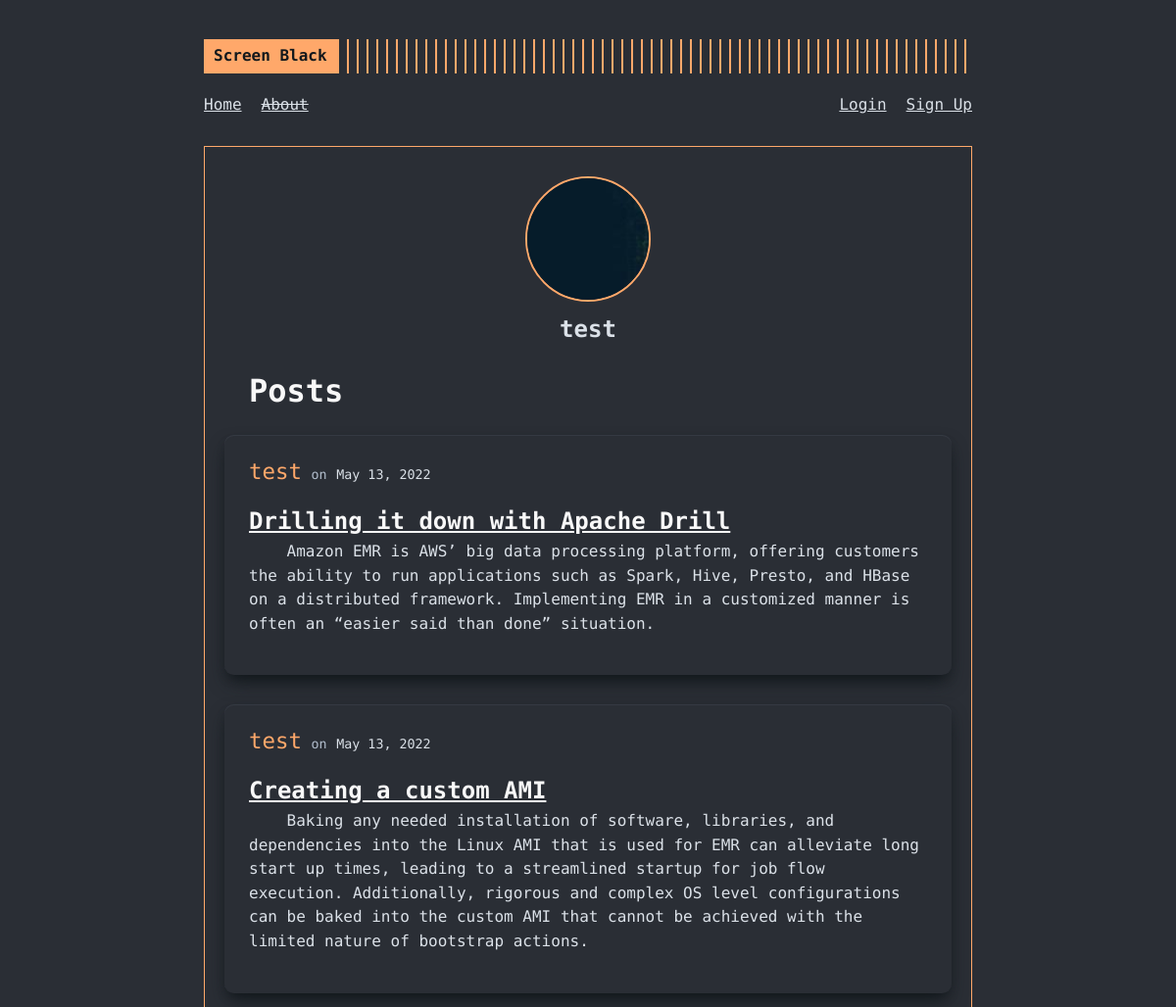
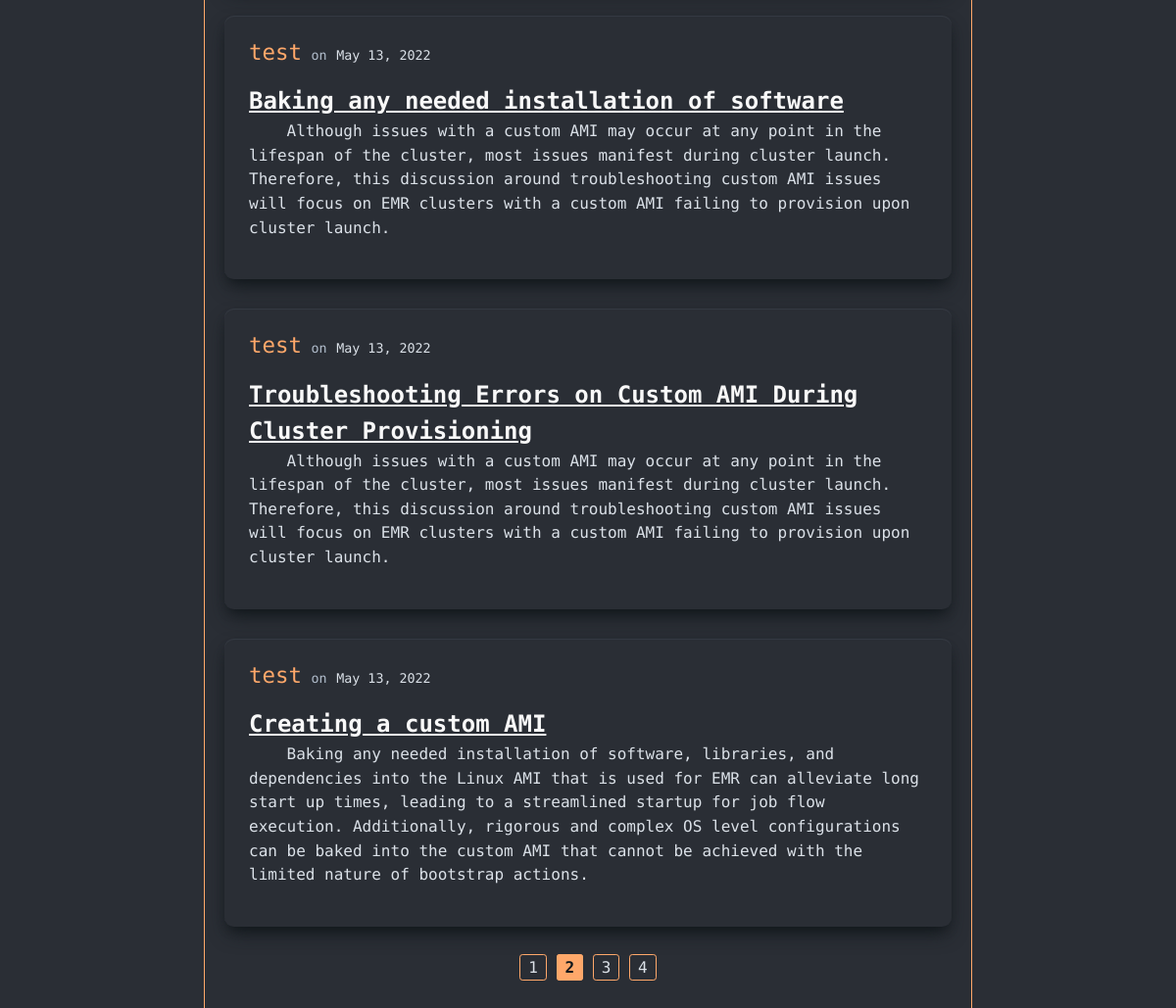
Page /user/test?page=2 on the committed database (2 pictures, top to bottom).
### screenblack/models.py (models this page shows, shortened)
class User(db.Model, UserMixin):
  id = db.Column(db.Integer, primary_key = True)
  username = db.Column(db.String(20), nullable = False, unique = True)
  email = db.Column(db.String(120), nullable = False, unique = True)
  picture = db.Column(db.String(20), nullable = False, default = "default.jpg")
  password = db.Column(db.String(60), nullable = False)
  posts = db.relationship("Post", backref = "author", lazy = True)

class Post(db.Model):
  id = db.Column(db.Integer, primary_key = True)
  title = db.Column(db.String(100), nullable = False)
  date_posted = db.Column(db.DateTime, nullable = False, default = datetime.utcnow)
  content = db.Column(db.Text, nullable = False)
  user_id = db.Column(db.Integer, db.ForeignKey('user.id'), nullable = False)

### screenblack/routes.py (the view)
@app.route("/user/<string:username>")
def user_about(username):
  page = request.args.get("page", default=1, type=int)
  user = User.query.filter_by(username=username).first_or_404()
  posts = Post.query.filter_by(author=user).order_by(Post.date_posted.desc()).paginate(page = page, per_page=5)
  return render_template("user_about.html", user = user, posts = posts, title = username)

### screenblack/templates/user_about.html
{% extends "layout.html" %}
{% block content %}
  <div class="profile-card">
    <img src="{{ url_for('static', filename='profilepics/'+user.picture) }}" alt="profile picture for {{ user.username }}" class="profile-image">
    <h2 class="profile-card-username">{{ user.username }}</h2>
  </div>
  <h1 class="user-about-heading">Posts{{ user.posts.total }}</h1>
  {% for post in posts.items %}
    <article class="article-body">
      <div class="home-article">
        <div class="article-author-details">
          <a class="article-author">{{ post.author.username }}</a>
          <small class="text-muted">on</small>
          <small class="article-date">{{ post.date_posted.strftime("%B %d, %Y") }}</small>
        </div>
      </div>
      <h2><a class="article-title" href="{{ url_for('post', post_id=post.id) }}">{{ post.title }}</a></h2>
      <div class="article-content">
        <p>{{ post.content }}</p>
      </div>
    </article>
  {% endfor %}
  <div class="pagination">
    {% for page_num in posts.iter_pages(left_edge = 1, right_edge = 1, left_current = 1, right_current = 2) %}
      {% if page_num %}
        {% if page_num == posts.page %}
          <a class="link-current" href="{{ url_for('user_about', username = user.username, page=page_num) }}">{{ page_num }}</a>
        {% else %}
          <a href="{{ url_for('user_about', username = user.username, page=page_num) }}">{{ page_num }}</a>
        {% endif %}
      {% else %}
        ...
      {% endif %}
    {% endfor %}
  </div>
{% endblock content %}

### screenblack/static/main.css (style rules this page uses)
:root { font-size: 16px; --gray0: #f8f8f8; --gray1: #dbe1e8; --gray2: #b2becd; --gray3: #6c7983; --gray4: #444d55; --gray5: #363b44; --gray6: #2a2e35; --gray7: #12181c; --rajah: #ffa86a; --green: #09c372; --red: #ff3860; }
body { font-family: "Fira Code", monospace; background-color: var(--gray6); color: var(--gray1); line-height: 1.54; }
h1 { color: var(--gray0); font-weight: 700; }
a { color: inherit; }
p { margin-bottom: 20px; }
.article-body { padding: 20px 25px; background-color: var(--gray6); box-shadow: var(--gray5) 0px 1px 1px 0px inset, var(--gray7) 0px 10px 20px -5px, var(--gray7) 0px 6px 12px -6px; margin: 20px 0; border-radius: 0.6rem; }
.article-body:not(:last-of-type) { margin-bottom: 30px; }
.home-article { display: flex; align-items: center; margin-bottom: 15px; }
.article-title { color: var(--gray0); }
.article-author { color: var(--rajah); font-size: 1.4rem; }
.article-date { color: var(--gray1); }
.article-content p { text-indent: 4ch; }
.text-muted { color: var(--gray2); }
.profile-card { text-align: center; }
.profile-image { display: block; max-width: 128px; margin: 10px auto; border: 2px solid var(--rajah); border-radius: 50%; }
.pagination { margin: 30px 0; text-align: center; }
.pagination a { min-width: 2ch; text-decoration: none; border: 1px solid var(--rajah); padding: 0.2rem 0.5rem; border-radius: 0.2rem; }
.link-current { pointer-events: none; background-color: var(--rajah); color: var(--gray7); font-weight: bold; }
.user-about-heading { margin: 20px 25px 0; }

### rows in the picture
User: picture+username (picture), username "test"
Post: author.username "test", date_posted "May 13, 2022", title "Drilling it down with Apache Drill", content "Amazon EMR is AWS’ big data processing platform, offering customers the ability to run applications such as Spark, Hive, Presto, and HBase on a distributed framework. Implementing EMR in a customized manner is often an “easier said than done” situation."
Post: author.username "test", date_posted "May 13, 2022", title "Creating a custom AMI", content "Baking any needed installation of software, libraries, and dependencies into the Linux AMI that is used for EMR can alleviate long start up times, leading to a streamlined startup for job flow execution. Additionally, rigorous and complex OS level configurations can be baked into the custom AMI that cannot be achieved with the limited nature of bootstrap actions."
Post: author.username "test", date_posted "May 13, 2022", title "Baking any needed installation of software", content "Although issues with a custom AMI may occur at any point in the lifespan of the cluster, most issues manifest during cluster launch. Therefore, this discussion around troubleshooting custom AMI issues will focus on EMR clusters with a custom AMI failing to provision upon cluster launch."
Post: author.username "test", date_posted "May 13, 2022", title "Troubleshooting Errors on Custom AMI During Cluster Provisioning", content "Although issues with a custom AMI may occur at any point in the lifespan of the cluster, most issues manifest during cluster launch. Therefore, this discussion around troubleshooting custom AMI issues will focus on EMR clusters with a custom AMI failing to provision upon cluster launch."
Post: author.username "test", date_posted "May 13, 2022", title "Creating a custom AMI", content "Baking any needed installation of software, libraries, and dependencies into the Linux AMI that is used for EMR can alleviate long start up times, leading to a streamlined startup for job flow execution. Additionally, rigorous and complex OS level configurations can be baked into the custom AMI that cannot be achieved with the limited nature of bootstrap actions."

### other values in the picture
{{ page_num }} "1" "3" "4"
{{ page_num }} "2"
